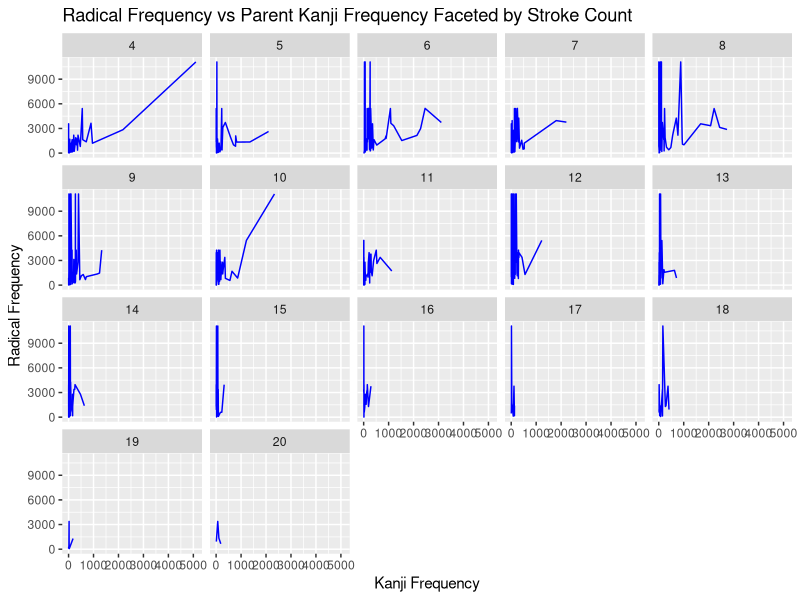
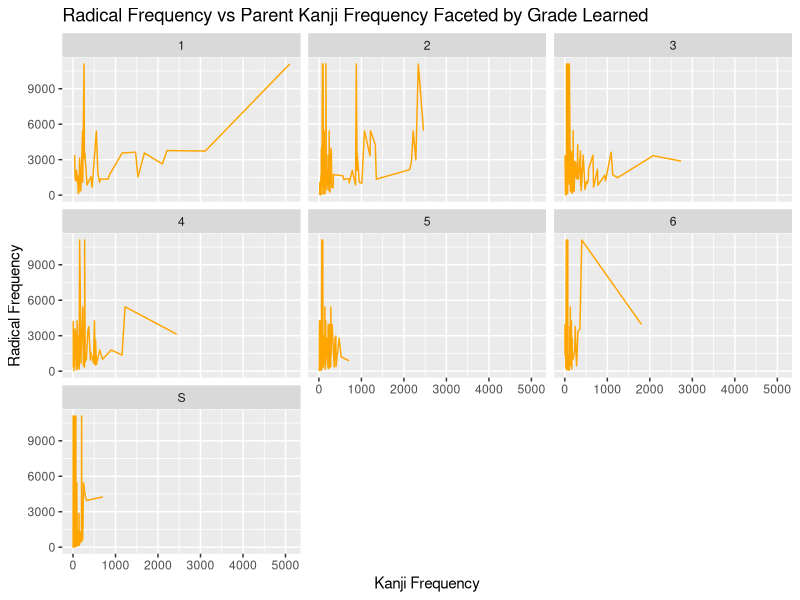
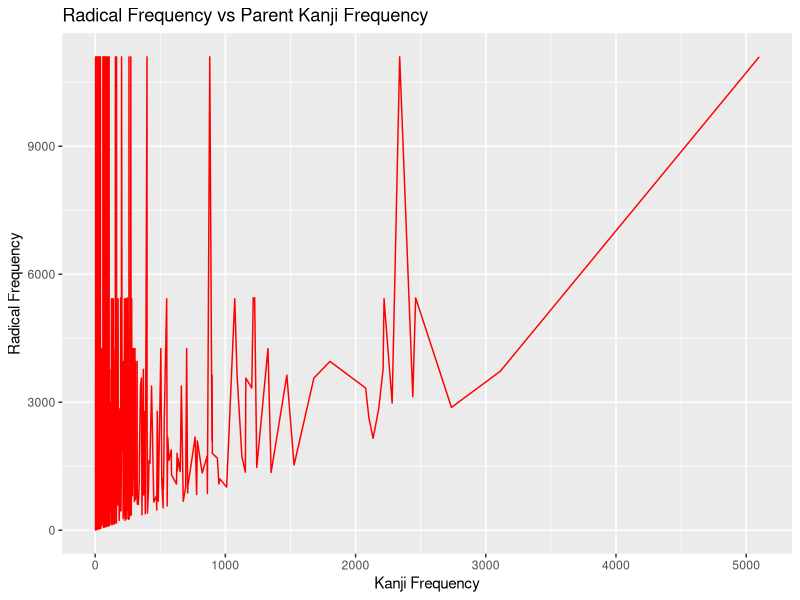
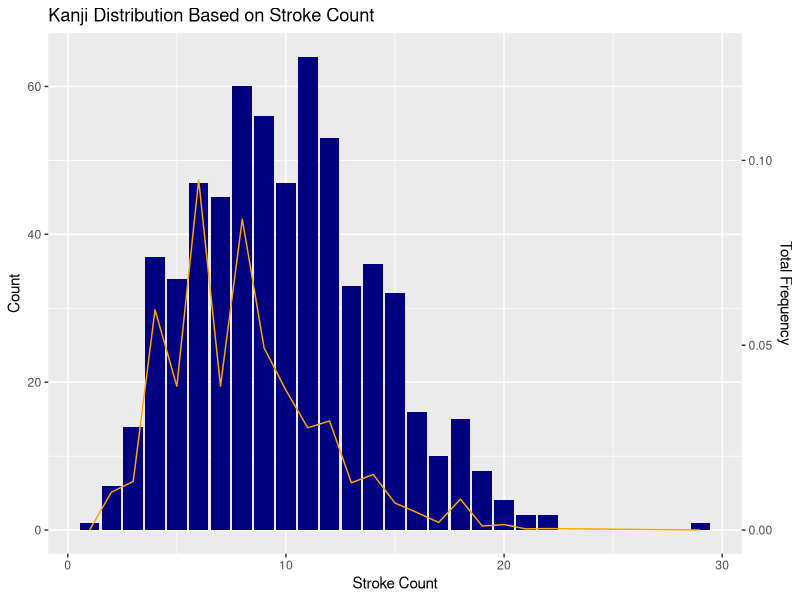
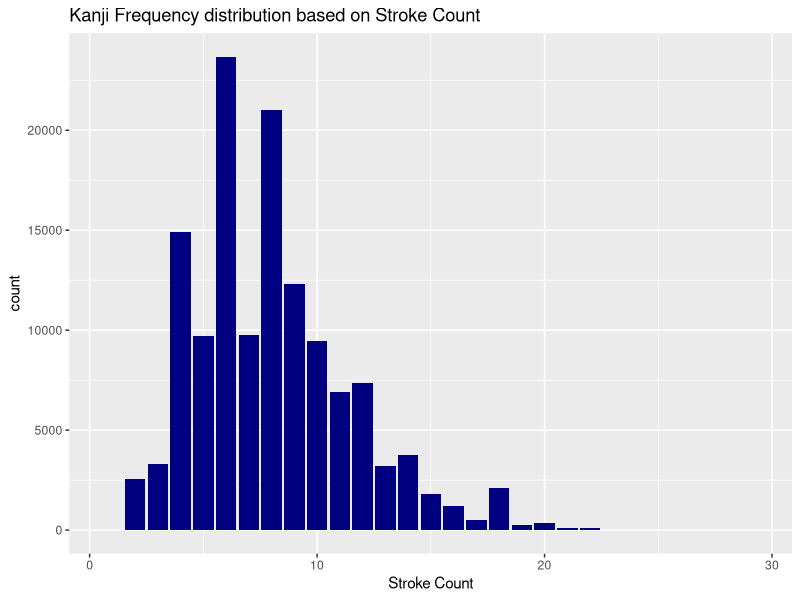

Write R code to recreate these figures, in order.
## ---- chunk 1
library(tidyverse)
library(ggplot2)

joyoKanji <- read.csv("joyo_kanji.csv")
lemmaFrequency <- read.csv("japanese_lemmas.csv")

head(joyoKanji, 10)
## ---- chunk 2
head(lemmaFrequency, 10)
## ---- chunk 3
joyoKanjiReduced <- joyoKanji |>
  select(new, radical, strokes, grade) |>
  rename(kanji = new)

kanjiFrequency <- lemmaFrequency |>
  mutate(kanji = strsplit(as.character(lemma), "")) |>
  unnest(kanji) |>
  group_by(kanji) |>
  summarize(frequency = sum(frequency))
## ---- chunk 4
WrangledSet <- left_join(
  joyoKanjiReduced,
  kanjiFrequency,
  by = "kanji"
)
## ---- chunk 5
radicalFrequency <- WrangledSet |>
  group_by(radical) |>
  summarize(radicalFrequency = sum(frequency))

WrangledSet <- WrangledSet |>
  left_join(radicalFrequency, by = "radical") |>
  filter(!is.na(radicalFrequency))

WrangledSet
## ---- chunk 6
WrangledSet |>
  filter(strokes >= 4 & strokes <= 20) |>
  ggplot() +
  geom_line(mapping = aes(x = frequency, y = radicalFrequency), color = "blue") +
  facet_wrap(~ strokes) +
  labs(
    x = "Kanji Frequency",
    y = "Radical Frequency",
    title = "Radical Frequency vs Parent Kanji Frequency Faceted by Stroke Count"
  )
## ---- chunk 7
WrangledSet |>
  ggplot() +
  geom_line(mapping = aes(x = frequency, y = radicalFrequency), color = "orange") +
  facet_wrap(~ grade) +
  labs(
    x = "Kanji Frequency",
    y = "Radical Frequency",
    title = "Radical Frequency vs Parent Kanji Frequency Faceted by Grade Learned"
  )
## ---- chunk 8
WrangledSet |>
  ggplot() +
  geom_line(mapping = aes(x = frequency, y = radicalFrequency), color = "red") +
  labs(
    x = "Kanji Frequency",
    y = "Radical Frequency",
    title = "Radical Frequency vs Parent Kanji Frequency"
  )
## ---- chunk 9
scale = 500

WrangledSet |>
  group_by(strokes) |>
  mutate(frequency = frequency / scale) |>
  summarize(count = n(), totalFrequency = sum(frequency)) |>
  ggplot() +
  geom_bar(mapping = aes(x = strokes, y = count), fill = "navy", stat = "identity") +
  geom_line(mapping = aes(x = strokes, y = totalFrequency, group = 1), color = "orange") +
  labs(
    x = "Stroke Count",
    y = "Count",
    title = "Kanji Distribution Based on Stroke Count"
  ) +
  scale_y_continuous(
    name = "Count",
    sec.axis = sec_axis(~ . / scale, name = "Total Frequency")
  )
## ---- chunk 10
WrangledSet |>
  group_by(strokes) |>
  summarize(count = sum(frequency)) |>
  ggplot() +
  geom_bar(mapping = aes(x = strokes, y = count), fill = "navy", stat = "identity") +
  labs(
    x = "Stroke Count",
    title = "Kanji Frequency distribution based on Stroke Count"
  )
## ---- chunk 11
joinWithJoyoKanji <- function(set, by) {
  left_join(joyoKanji, set, by)
}
